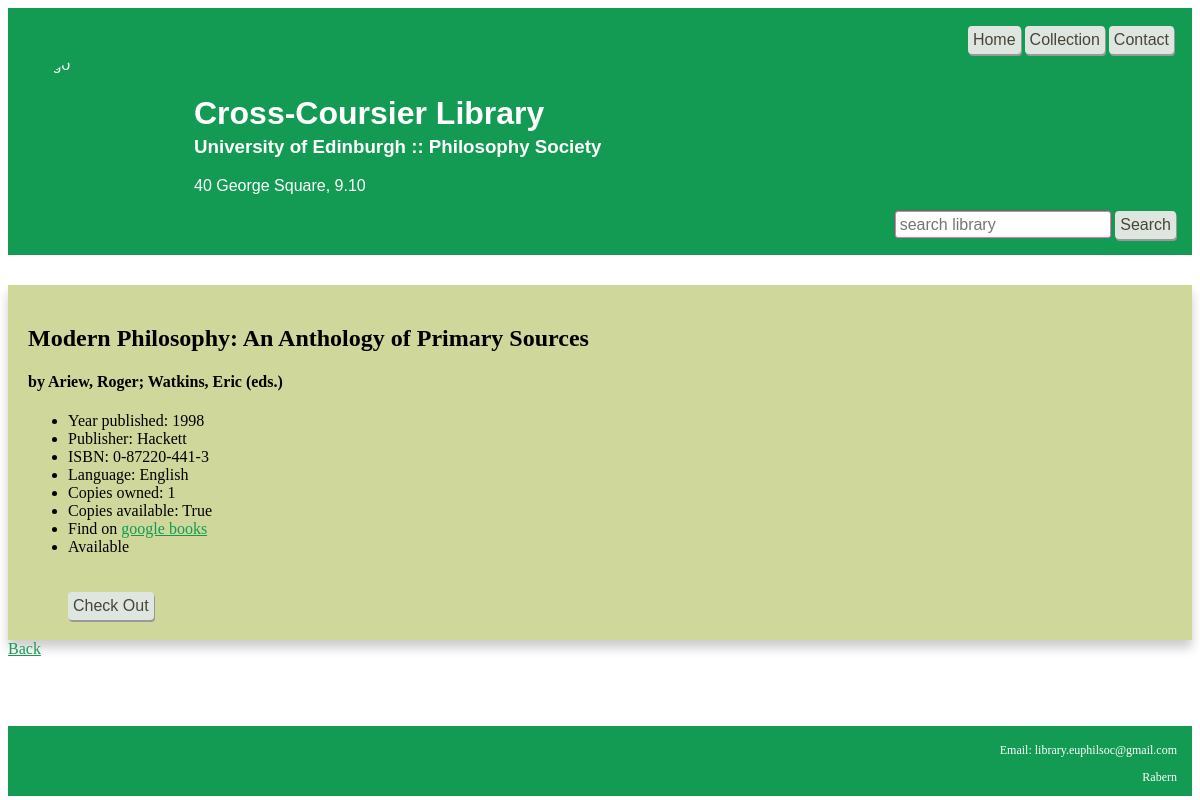
The app's page /library/details/3/, older data.
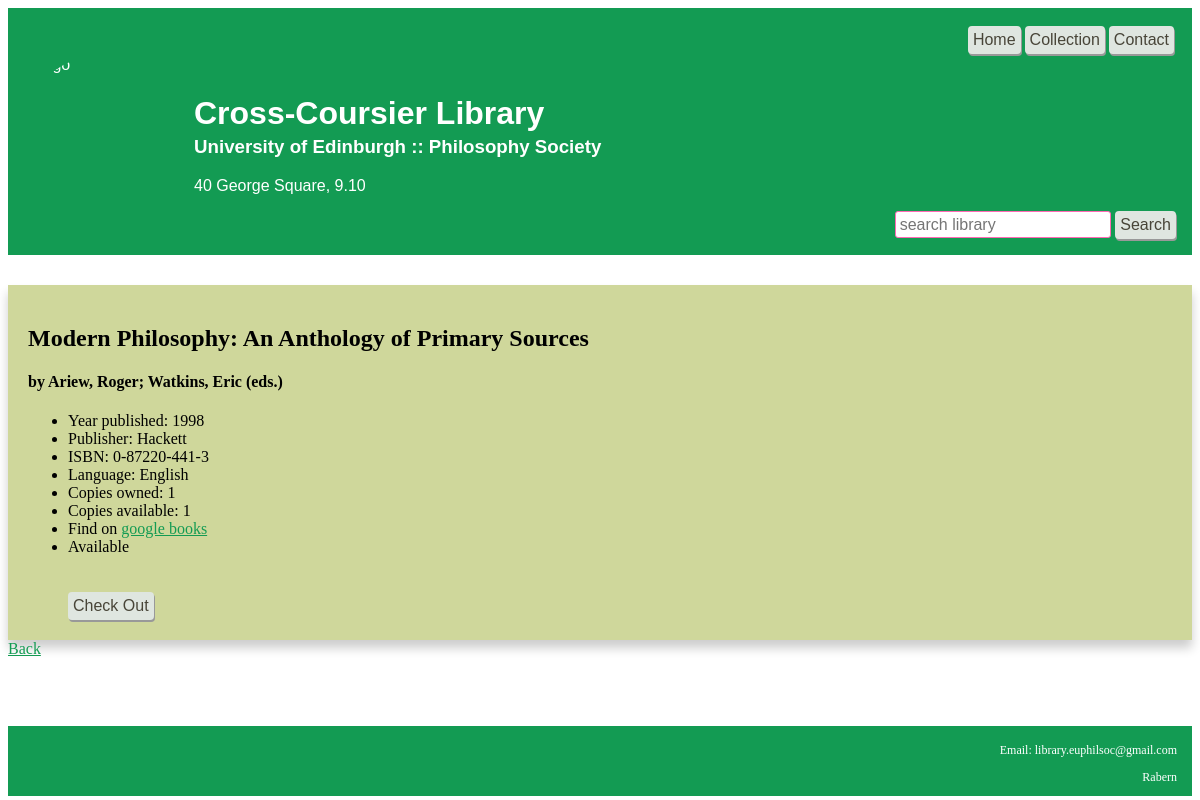
The same page, newer data.
### libraryapp/models.py (models this page shows, shortened)
class Book(models.Model):
    call_number = models.CharField(max_length =50)
    author = models.CharField(max_length =100)
    title = models.CharField(max_length =100)
    year = models.CharField(max_length =50)
    publisher = models.CharField(max_length =100)
    isbn = models.CharField(max_length =100)
    inventory = models.SmallIntegerField()
    available = models.SmallIntegerField()
    language = models.CharField(max_length =100)
    notes = models.TextField(null=True)

### libraryapp/views.py (the view)
# urls.py: path('details/<int:id>/', book_detail, name ="details"),
def book_detail(request,id):
    book = get_object_or_404(Book,id=id)
    context ={
        "book": book
    }
    return render(request, "library/detail.html", context)

### libraryapp/templates/library/detail.html (shortened to what this page needs)
{% extends 'base.html'%}
{% block content %}
 <div>
<div class="card">
  <div class="container">
    <h2><b>{{ book.title}}</b></h2>
    <h4> by {{ book.author }}</h4>
  <ul>
    <li>Year published: {{ book.year}} </li>
    <li>Publisher: {{ book.publisher}} </li>
    <li>ISBN: {{ book.isbn}}</li>
    <li>Language: {{ book.language}} </li>
    <li>Copies owned: {{ book.inventory}} </li>
    <li>Copies available: {{ book.available}} </li>
    <li>Find on <a style href="https://www.google.com/search?tbm=bks&q={{book.title}}">google books </a> </li>
    <li>{{ book.available|yesno:"Available,Not Available"}}</li>
  </ul>
</div>
{%if book.available %}
<div id="check"><button  onclick="location.href = '{% url 'checkout' book.id %}'">Check Out</button></div>
{%else%}
<div id="check">All copies of this item are checked out</div>
{%endif%}
</div>
<div> <a href="{% url 'list' %}"> Back </a></div>
<br>
{% endblock content %}

Row changes from the older to the newer data that the page shows:
changed Book "Modern Philosophy: An Anthology of Primary Sources": available "True" → "1"
